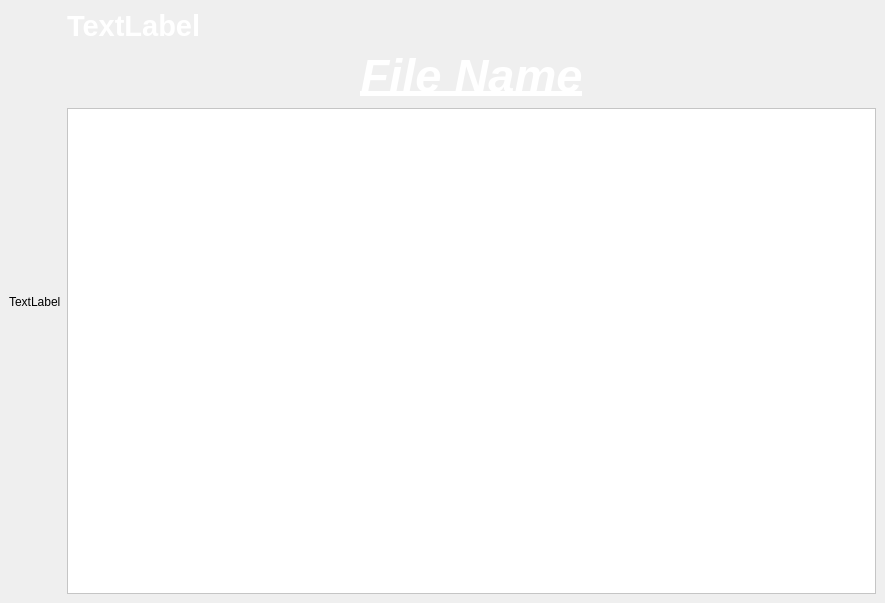
<?xml version="1.0" encoding="UTF-8"?>
<ui version="4.0">
 <class>ShowAllInTable</class>
 <widget class="QMainWindow" name="ShowAllInTable">
  <property name="geometry">
   <rect>
    <x>0</x>
    <y>0</y>
    <width>885</width>
    <height>603</height>
   </rect>
  </property>
  <property name="windowTitle">
   <string/>
  </property>
  <property name="styleSheet">
   <string notr="true">background-image: url(:/IconApp/excel_bg.jpg);</string>
  </property>
  <widget class="QWidget" name="centralwidget">
   <layout class="QGridLayout" name="gridLayout">
    <property name="sizeConstraint">
     <enum>QLayout::SizeConstraint::SetDefaultConstraint</enum>
    </property>
    <item row="1" column="2">
     <layout class="QVBoxLayout" name="verticalLayout">
      <item>
       <widget class="QLabel" name="banner">
        <property name="font">
         <font>
          <pointsize>22</pointsize>
          <bold>true</bold>
         </font>
        </property>
        <property name="styleSheet">
         <string notr="true">color: White;
background:none;</string>
        </property>
        <property name="text">
         <string>TextLabel</string>
        </property>
       </widget>
      </item>
      <item>
       <widget class="QLabel" name="FileName">
        <property name="font">
         <font>
          <pointsize>35</pointsize>
          <italic>true</italic>
          <bold>true</bold>
          <underline>true</underline>
         </font>
        </property>
        <property name="autoFillBackground">
         <bool>false</bool>
        </property>
        <property name="styleSheet">
         <string notr="true">color: rgb(255, 255, 255);</string>
        </property>
        <property name="text">
         <string>File Name</string>
        </property>
        <property name="alignment">
         <set>Qt::AlignmentFlag::AlignCenter</set>
        </property>
       </widget>
      </item>
      <item>
       <widget class="QTableView" name="ExcelTable">
        <property name="font">
         <font>
          <pointsize>-1</pointsize>
         </font>
        </property>
        <property name="styleSheet">
         <string notr="true">background: white;
font-size: 24px;</string>
        </property>
       </widget>
      </item>
     </layout>
    </item>
    <item row="1" column="0">
     <widget class="QLabel" name="image">
      <property name="styleSheet">
       <string notr="true">background: none;</string>
      </property>
      <property name="text">
       <string>TextLabel</string>
      </property>
     </widget>
    </item>
   </layout>
  </widget>
 </widget>
 <resources/>
 <connections/>
</ui>
